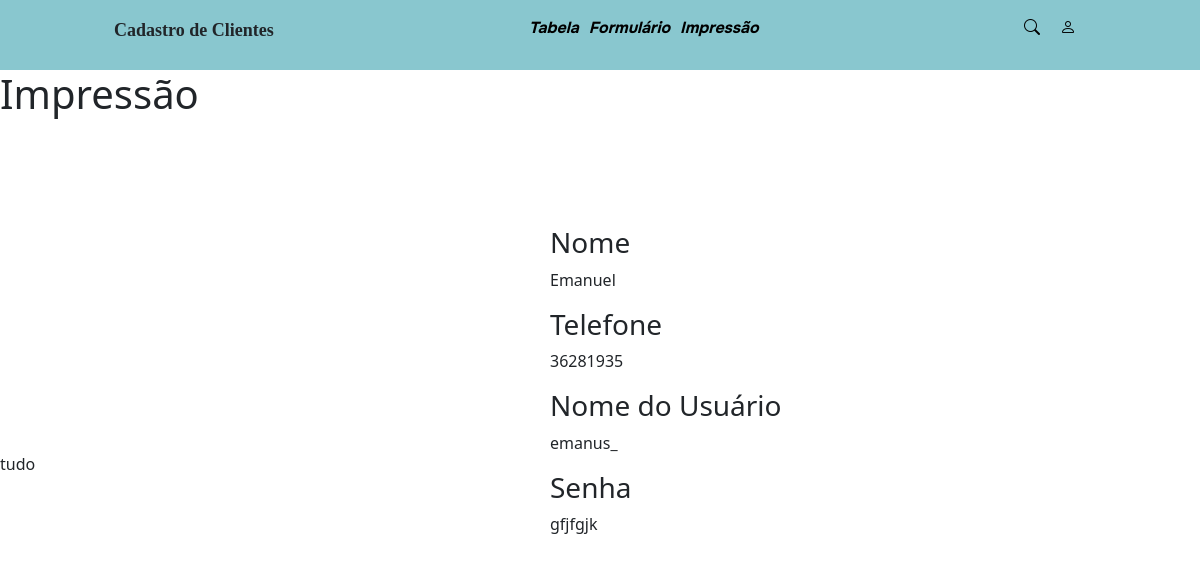
Page /impressao.php?idConsulta=2 on the committed database.
### tables this page shows
CREATE TABLE `tb_form` (
  `id_form` int(11) NOT NULL AUTO_INCREMENT,
  `nome` varchar(100) NOT NULL,
  `telefone` int(11) NOT NULL,
  `usuario` varchar(100) NOT NULL,
  `senha` varchar(200) NOT NULL,
  PRIMARY KEY (`id_form`)
);

### impressao.php (the view, shortened to what this page needs)
<?php
include './template/header.php';
?>
<?php
$idConsulta = $_GET['idConsulta'];
$dsn = 'mysql:dbname=db_form;host=127.0.0.1';
$usuario = "root";
$senha = "";
$conexaoBanco = new PDO($dsn, $usuario, $senha);
$scriptresultado = "SELECT * FROM tb_form where id_form = $idConsulta";
$scriptConsulta = $conexaoBanco->query($scriptresultado)->fetch();
?>
<h1>Impressão</h1>
<div class="form">
    <h3>Nome</h3>
    <p><?= $scriptConsulta['nome'] ?> </p>
    <h3>Telefone </h3>
    <p><?= $scriptConsulta['telefone'] ?></p>
    <h3>Nome do Usuário</h3>
    <p><?= $scriptConsulta['usuario'] ?></p>
    <h3>Senha</h3>
    <p><?= $scriptConsulta['senha'] ?></p>
</div>
<?php
include './template/footer.php';
?>

### css/style.css (style rules this page uses)
* { margin: 0; }
.form { display: flex; flex-direction: column; width: 500px; position: relative; left: 550px; top: 100px; }

### css/header.css (style rules this page uses)
* { margin: 0; }

### rows in the picture
tb_form: nome "Emanuel", telefone "36281935", usuario "emanus_", senha "gfjfgjk"
